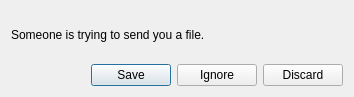
<?xml version="1.0" encoding="UTF-8"?>
<ui version="4.0">
 <class>ReceiveFileDlg</class>
 <widget class="QDialog" name="ReceiveFileDlg">
  <property name="geometry">
   <rect>
    <x>0</x>
    <y>0</y>
    <width>354</width>
    <height>97</height>
   </rect>
  </property>
  <property name="windowTitle">
   <string>Incoming File Transfer</string>
  </property>
  <layout class="QVBoxLayout" name="verticalLayout">
   <item>
    <widget class="QLabel" name="infoText">
     <property name="text">
      <string notr="true">Someone is trying to send you a file.</string>
     </property>
     <property name="wordWrap">
      <bool>true</bool>
     </property>
    </widget>
   </item>
   <item>
    <widget class="QDialogButtonBox" name="buttonBox">
     <property name="orientation">
      <enum>Qt::Horizontal</enum>
     </property>
     <property name="standardButtons">
      <set>QDialogButtonBox::Discard|QDialogButtonBox::Ignore|QDialogButtonBox::Save</set>
     </property>
    </widget>
   </item>
  </layout>
 </widget>
 <resources/>
 <connections>
  <connection>
   <sender>buttonBox</sender>
   <signal>accepted()</signal>
   <receiver>ReceiveFileDlg</receiver>
   <slot>accept()</slot>
   <hints>
    <hint type="sourcelabel">
     <x>248</x>
     <y>254</y>
    </hint>
    <hint type="destinationlabel">
     <x>157</x>
     <y>274</y>
    </hint>
   </hints>
  </connection>
  <connection>
   <sender>buttonBox</sender>
   <signal>rejected()</signal>
   <receiver>ReceiveFileDlg</receiver>
   <slot>reject()</slot>
   <hints>
    <hint type="sourcelabel">
     <x>316</x>
     <y>260</y>
    </hint>
    <hint type="destinationlabel">
     <x>286</x>
     <y>274</y>
    </hint>
   </hints>
  </connection>
 </connections>
</ui>
